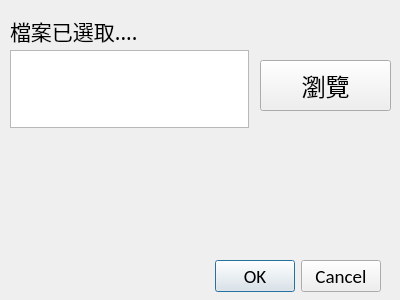
<?xml version="1.0" encoding="UTF-8"?>
<ui version="4.0">
 <class>Dialog</class>
 <widget class="QDialog" name="Dialog">
  <property name="geometry">
   <rect>
    <x>0</x>
    <y>0</y>
    <width>400</width>
    <height>300</height>
   </rect>
  </property>
  <property name="windowTitle">
   <string>Dialog</string>
  </property>
  <widget class="QDialogButtonBox" name="buttonBox">
   <property name="geometry">
    <rect>
     <x>40</x>
     <y>260</y>
     <width>341</width>
     <height>32</height>
    </rect>
   </property>
   <property name="font">
    <font>
     <family>Calibri</family>
     <pointsize>14</pointsize>
    </font>
   </property>
   <property name="orientation">
    <enum>Qt::Horizontal</enum>
   </property>
   <property name="standardButtons">
    <set>QDialogButtonBox::Cancel|QDialogButtonBox::Ok</set>
   </property>
  </widget>
  <widget class="QLabel" name="label">
   <property name="geometry">
    <rect>
     <x>10</x>
     <y>10</y>
     <width>221</width>
     <height>41</height>
    </rect>
   </property>
   <property name="font">
    <font>
     <family>微軟正黑體</family>
     <pointsize>16</pointsize>
    </font>
   </property>
   <property name="text">
    <string>檔案已選取....</string>
   </property>
  </widget>
  <widget class="QListWidget" name="listWidget_2">
   <property name="geometry">
    <rect>
     <x>10</x>
     <y>50</y>
     <width>239</width>
     <height>78</height>
    </rect>
   </property>
  </widget>
  <widget class="QPushButton" name="pushButton">
   <property name="geometry">
    <rect>
     <x>260</x>
     <y>60</y>
     <width>131</width>
     <height>51</height>
    </rect>
   </property>
   <property name="font">
    <font>
     <family>微軟正黑體</family>
     <pointsize>18</pointsize>
    </font>
   </property>
   <property name="text">
    <string>瀏覽</string>
   </property>
   <property name="autoDefault">
    <bool>false</bool>
   </property>
  </widget>
 </widget>
 <resources/>
 <connections>
  <connection>
   <sender>buttonBox</sender>
   <signal>accepted()</signal>
   <receiver>Dialog</receiver>
   <slot>accept()</slot>
   <hints>
    <hint type="sourcelabel">
     <x>258</x>
     <y>274</y>
    </hint>
    <hint type="destinationlabel">
     <x>157</x>
     <y>274</y>
    </hint>
   </hints>
  </connection>
  <connection>
   <sender>buttonBox</sender>
   <signal>rejected()</signal>
   <receiver>Dialog</receiver>
   <slot>reject()</slot>
   <hints>
    <hint type="sourcelabel">
     <x>316</x>
     <y>260</y>
    </hint>
    <hint type="destinationlabel">
     <x>286</x>
     <y>274</y>
    </hint>
   </hints>
  </connection>
 </connections>
</ui>
